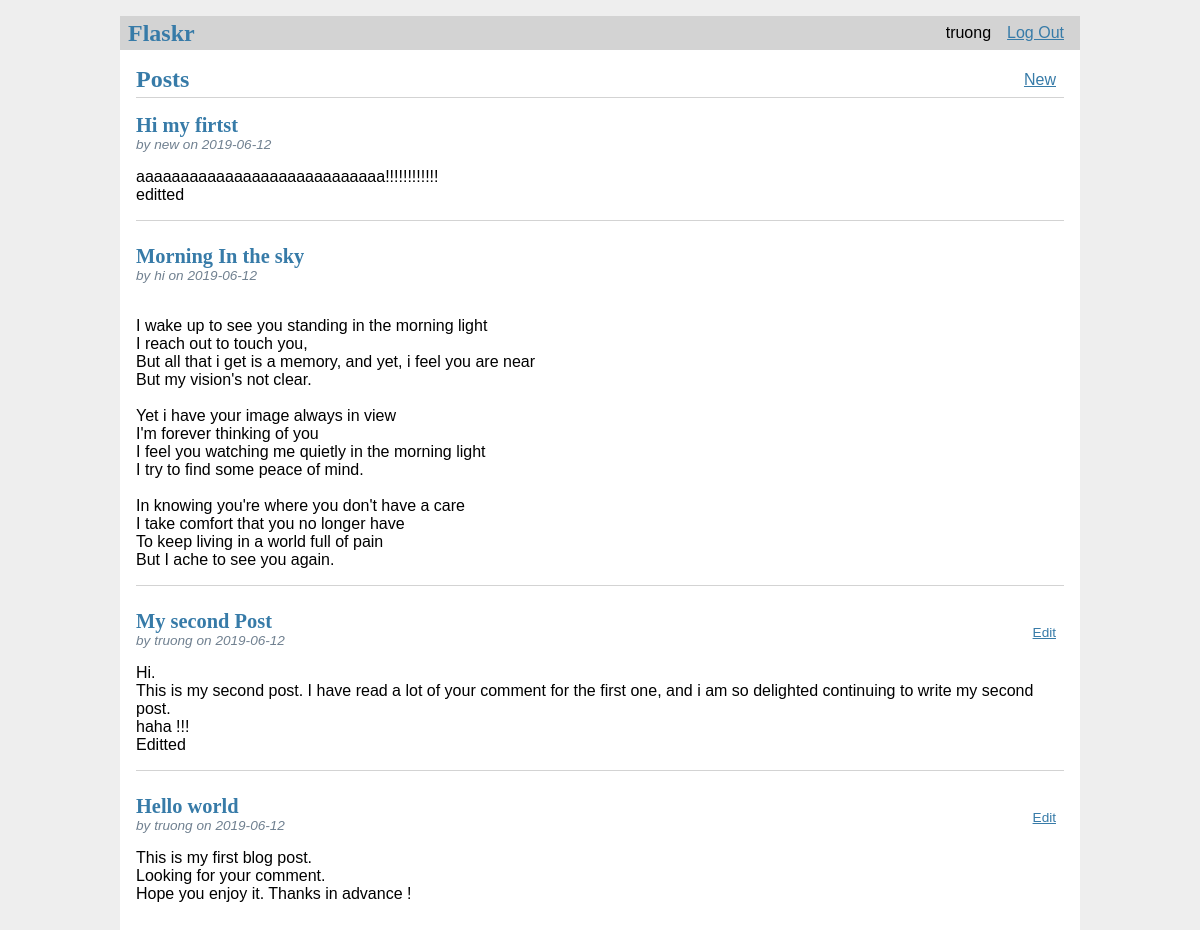
Screenshot of / (signed in) with the database file from the repository.
### tables this page shows
CREATE TABLE user
(
    id       INTEGER PRIMARY KEY ,
    username text unique not null,
    password text        not null
);

CREATE TABLE post
(
    id        INTEGER PRIMARY KEY ,
    author_id INTEGER   not null,
    created   TIMESTAMP not null default current_timestamp,
    title     text      not null,
    body      text      not null,
    FOREIGN KEY (author_id) references user (id)
);

### flaskr/blog.py (the view)
@bp.route('/')
def index():
    db = get_db()
    posts = db.execute(
        "SELECT p.id, title, body, created, author_id, username FROM post p, user u WHERE p.author_id = u.id ORDER BY created DESC"
    ).fetchall()
    return render_template('blog/index.html', posts=posts)

### flaskr/auth.py (called while the page is built)
@bp.before_app_request
def load_logged_in_user():
    user_id = session.get('user_id')
    if user_id is None:
        g.user = None
    else:
        g.user = get_db().execute(
            'SELECT * FROM user WHERE id = ?',
            (user_id,)
        ).fetchone()

### flaskr/db.py (called while the page is built)
def get_db():
    if 'db' not in g:
        g.db = sqlite3.connect(
            current_app.config['DATABASE'],
            detect_types=sqlite3.PARSE_DECLTYPES
        )
        g.db.row_factory = sqlite3.Row
    return g.db

### flaskr/templates/blog/index.html
{% extends 'base.html' %}
{% block header %}
  <h1>{% block title %}Posts{% endblock %}</h1>
  {% if g.user %}
    <a class="action" href="{{ url_for('blog.create') }}">New</a>
  {% endif %}
{% endblock %}
{% block content %}
  {% for post in posts %}
    <article class="post">
      <header>
        <div>
          <h1>{{ post['title'] }}</h1>
          <div class="about">by {{ post['username'] }} on {{ post['created'].strftime('%Y-%m-%d') }}</div>
        </div>
        {% if g.user['id'] == post['author_id'] %}
          <a class="action" href="{{ url_for('blog.update', id=post['id']) }}">Edit</a>
        {% endif %}
      </header>
      <p class="body">{{ post['body'] }}</p>
    </article>
    {% if not loop.last %}
      <hr>
    {% endif %}
  {% endfor %}
{% endblock %}

### flaskr/templates/base.html (shortened to what this page needs)
<!doctype html>
<link rel="stylesheet" href="{{ url_for('static', filename='style.css') }}">
<nav>
  <h1>Flaskr</h1>
  <ul>
    {% if g.user %}
      <li><span>{{ g.user['username'] }}</span>
      <li><a href="{{ url_for('auth.logout') }}">Log Out</a>
    {% else %}
      <li><a href="{{ url_for('auth.register') }}">Register</a>
      <li><a href="{{ url_for('auth.login') }}">Log In</a>
    {% endif %}
  </ul>
</nav>
<section class="content">
  <header>
    {% block header %}{% endblock %}
  </header>
  {% block content %}{% endblock %}
</section>

### flaskr/static/style.css (style rules this page uses)
h1 { font-family: serif; color: #377ba8; margin: 1rem 0; }
a { color: #377ba8; }
hr { border: none; border-top: 1px solid lightgray; }
nav { background: lightgray; display: flex; align-items: center; padding: 0 0.5rem; }
nav h1 { flex: auto; margin: 0; }
nav ul { display: flex; list-style: none; margin: 0; padding: 0; }
nav ul li a, nav ul li span, header .action { display: block; padding: 0.5rem; }
.content { padding: 0 1rem 1rem; }
.content > header { border-bottom: 1px solid lightgray; display: flex; align-items: flex-end; }
.content > header h1 { flex: auto; margin: 1rem 0 0.25rem 0; }
.post > header { display: flex; align-items: flex-end; font-size: 0.85em; }
.post > header > div:first-of-type { flex: auto; }
.post > header h1 { font-size: 1.5em; margin-bottom: 0; }
.post .about { color: slategray; font-style: italic; }
.post .body { white-space: pre-line; }
.content:last-child { margin-bottom: 0; }

### rows the page displays
user: user.username "truong"
post: title "Hi my firtst", username "new", created "2019-06-12", body "aaaaaaaaaaaaaaaaaaaaaaaaaaaa!!!!!!!!!!!! editted"
post: title "Morning In the sky", username "hi", created "2019-06-12", body "I wake up to see you standing in the morning light I reach out to touch you, But all that i get is a memory, and yet, i feel you are near But my vision's not clear. Yet i have your image always in view I'm forever thinking of you I feel you watching me quietly in the morning light I try to find some peace of mind. In knowing you're where you don't have a care I take comfort that you no longer have To keep living in a world full of pain But I ache to see you again."
post: title "My second Post", username "truong", created "2019-06-12", body "Hi. This is my second post. I have read a lot of your comment for the first one, and i am so delighted continuing to write my second post. haha !!! Editted"
post: title "Hello world", username "truong", created "2019-06-12", body "This is my first blog post. Looking for your comment. Hope you enjoy it. Thanks in advance !"
